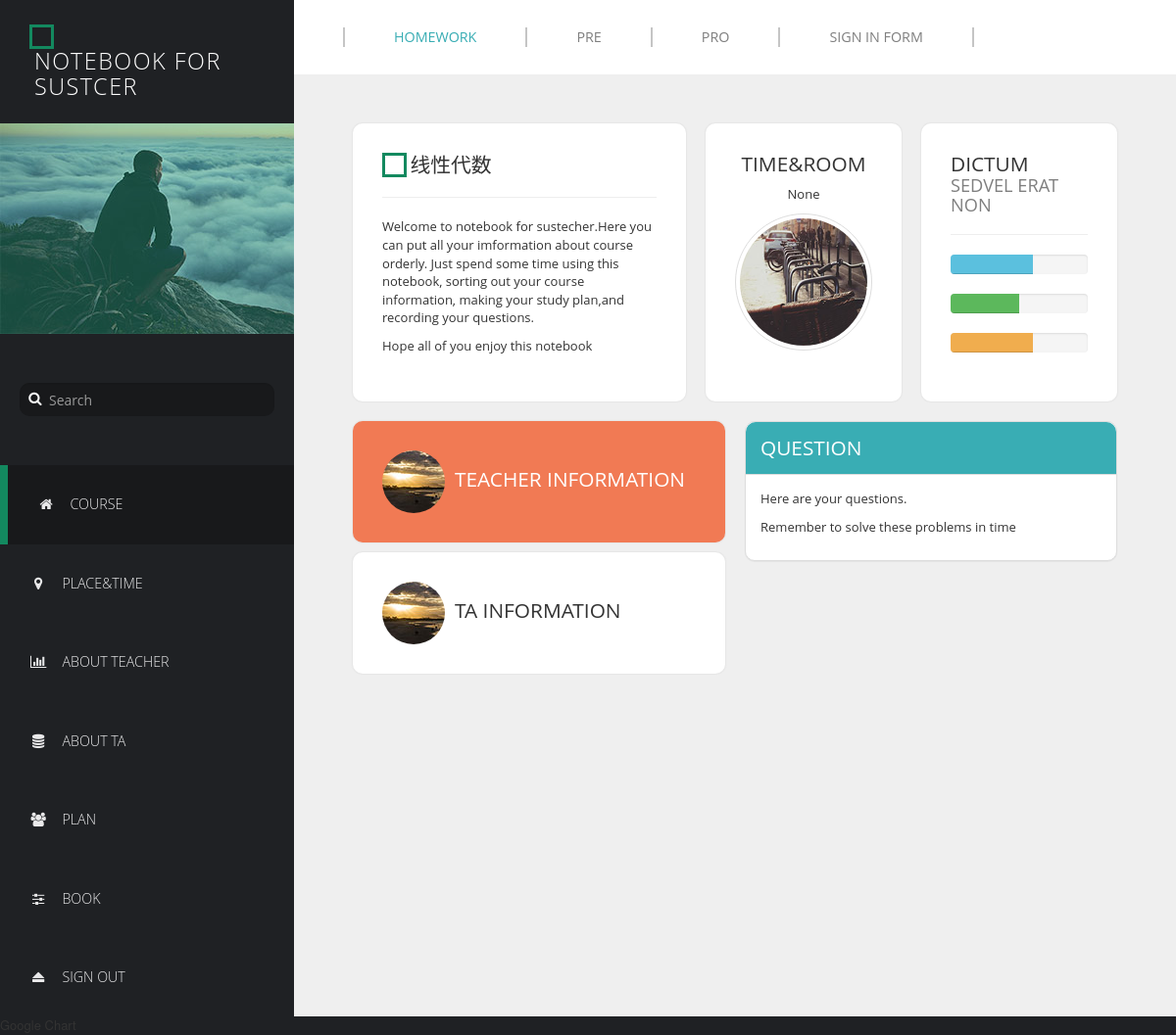
/notebook/course/2/, run on an earlier commit of the app's database.
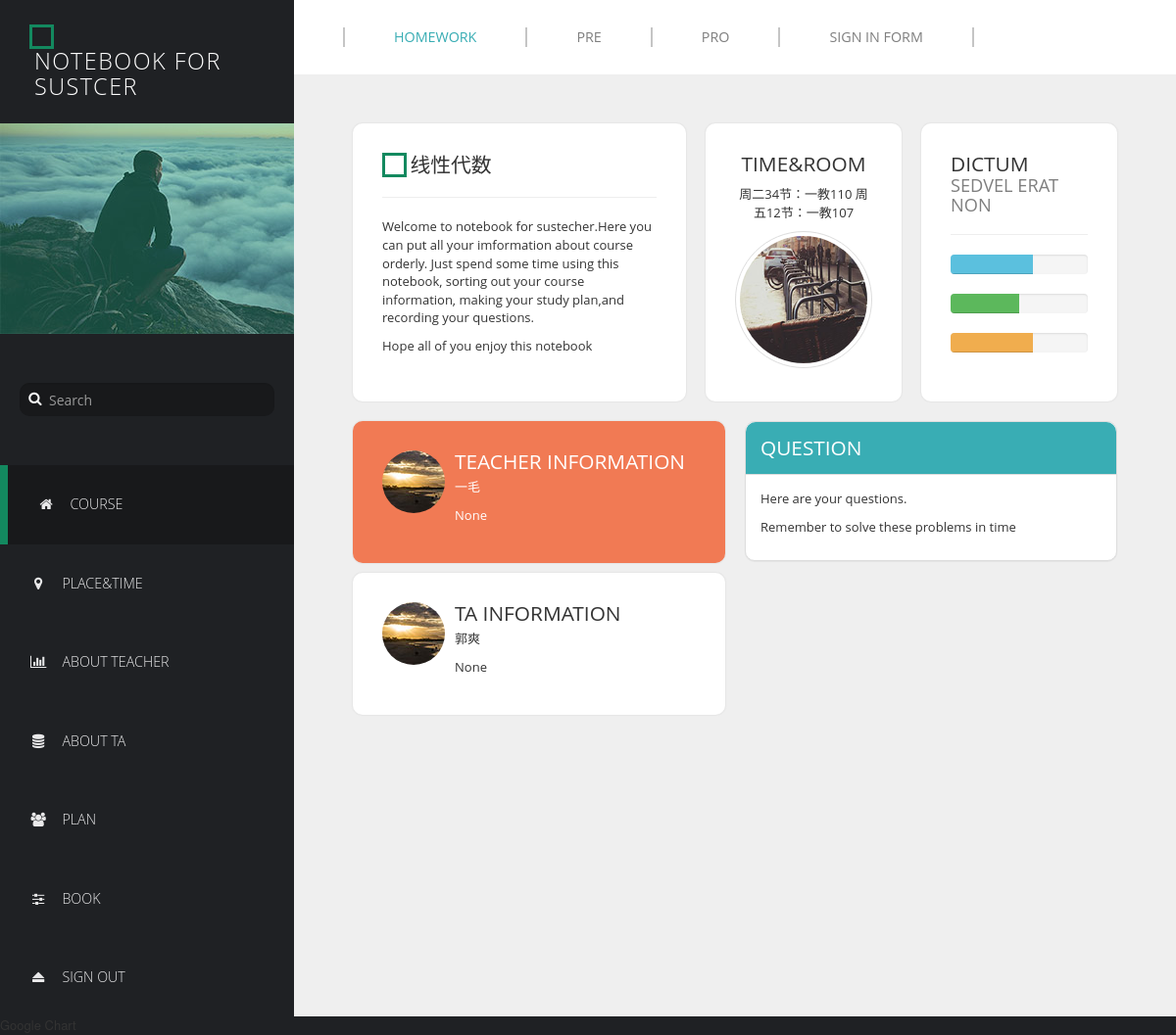
And on a later commit of the database.
### course/models.py (models this page shows, shortened)
class Course(models.Model):
    title = models.CharField(max_length=50)
    place_time = models.TextField(null=True, blank=True)
    tutorial_place_time = models.TextField(null=True, blank=True)
    homework = models.ManyToManyField(Homework, blank=True)
    pre = models.ManyToManyField(Pre, blank=True)
    pro = models.ManyToManyField(Pro, blank=True)
    teacher = models.ManyToManyField(Teacher, blank=True)
    ta = models.ManyToManyField(TA, blank=True)

class Teacher(models.Model):
    name = models.CharField(max_length=50)
    contact_information = models.TextField(blank=True, null=True)
    address = models.CharField(max_length=20, blank=True, null=True)
    reservation = models.DateTimeField(auto_now=False, auto_now_add=False, blank=True, null=True)

class TA(models.Model):
    name = models.CharField(max_length=50)
    contact_information = models.TextField(blank=True, null=True)
    address = models.CharField(max_length=20, null=True, blank=True)
    reservation = models.DateTimeField(auto_now=False, auto_now_add=False, null=True, blank=True)

### course/views.py (the view)
# urls.py: url(r'^course/(?P<course_id>\d+)/$', views.course_detail, name='course'),
def course_detail(request, course_id):
    course = Course.objects.get(pk=course_id)
    return render(request, 'course_detail.html', {'course': course})

### template/course_detail.html (shortened to what this page needs)
{% extends 'course.html' %}
{% load staticfiles %}
{% block content %}
<div class="templatemo-content col-1 light-gray-bg">
          <div class="templatemo-content-container">
              <div class="templatemo-flex-row flex-content-row">
            <div class="templatemo-content-widget white-bg col-2">
              <div class="square"></div>
              <h2 class="templatemo-inline-block">{{ course.title }}</h2><hr>
              <p>Welcome to notebook for sustecher.Here you can put all your imformation about course orderly.
              Just spend some time using this notebook, sorting out your course information, making your
              study plan,and recording your questions.</p>
              <p>Hope all of you enjoy this notebook</p>
            </div>
            <div class="templatemo-content-widget white-bg col-1 text-center">
              <h2 class="text-uppercase">Time&Room</h2>
                <p>{{ course.place_time }}</p>
                <img src="{% static 'seeu/images/bicycle.jpg' %}" alt="Bicycle" class="img-circle img-thumbnail">
            </div>
            <div class="templatemo-content-widget white-bg col-1">
              <h2 class="text-uppercase">Dictum</h2>
              <h3 class="text-uppercase">Sedvel Erat Non</h3><hr>
              <div class="progress">
                <div class="progress-bar progress-bar-info" role="progressbar" aria-valuenow="60" aria-valuemin="0" aria-valuemax="100" style="width: 60%;"></div>
              </div>
              <div class="progress">
                <div class="progress-bar progress-bar-success" role="progressbar" aria-valuenow="60" aria-valuemin="0" aria-valuemax="100" style="width: 50%;"></div>
              </div>
              <div class="progress">
                <div class="progress-bar progress-bar-warning" role="progressbar" aria-valuenow="60" aria-valuemin="0" aria-valuemax="100" style="width: 60%;"></div>
              </div>
            </div>
          </div>
          <div class="templatemo-flex-row flex-content-row">
            <div class="col-1">
              <div class="templatemo-content-widget orange-bg">
                <div class="media">
                  <div class="media-left">
                    <a href="#">
                      <img class="media-object img-circle" src="{% static 'seeu/images/sunset.jpg' %}" alt="Sunset">
                    </a>
                  </div>
                  <div class="media-body">
                    <h2 class="media-heading text-uppercase">Teacher Information</h2>
                      {% for teacher in course.teacher.all %}
                       <p>{{ teacher.name }}</p>
                          <p>{{ teacher.reservation }}</p>
                      {% endfor %}
                  </div>
                </div>
              </div>
              <div class="templatemo-content-widget white-bg">
                <div class="media">
                  <div class="media-left">
                    <a href="#">
                      <img class="media-object img-circle" src="{% static 'seeu/images/sunset.jpg' %}" alt="Sunset">
                    </a>
                  </div>
                  <div class="media-body">
                    <h2 class="media-heading text-uppercase">TA Information</h2>
                    {% for ta in course.ta.all %}
                       <p>{{ ta.name }}</p>
                          <p>{{ ta.reservation }}</p>
                      {% endfor %}
                  </div>
                </div>
              </div>
            </div>
            <div class="col-1">
              <div class="panel panel-default margin-10">
                <div class="panel-heading"><h2 class="text-uppercase">Question</h2></div>
                  <div class="panel-body">
                      <p>Here are your questions.</p>
                      <p>Remember to solve these problems in time</p>
                  </div>
              </div>
              </div>
            </div>
          </div>
        </div>
{% endblock %}

### template/course.html (shortened to what this page needs)
{% load staticfiles %}
<!DOCTYPE html>
<html lang="en">
  <head>
    <link href="{% static 'seeu/css/font-awesome.min.css' %}" rel="stylesheet">
    <link href="{% static 'seeu/css/bootstrap.min.css' %}" rel="stylesheet">
    <link href="{% static 'seeu/css/templatemo-style.css' %}" rel="stylesheet">
  </head>
  <body>
        <div class="templatemo-flex-row">
      <div class="templatemo-sidebar">
        <header class="templatemo-site-header">
          <div class="square"></div>
          <h1>NoteBook For SUSTCER</h1>
        </header>
        <div class="profile-photo-container">
          <img src="{% static 'seeu/images/profile-photo.jpg' %}" alt="Profile Photo" class="img-responsive">
          <div class="profile-photo-overlay"></div>
        </div>
        <form class="templatemo-search-form" role="search">
          <div class="input-group">
              <button type="submit" class="fa fa-search"></button>
              <input type="text" class="form-control" placeholder="Search" name="srch-term" id="srch-term">
          </div>
        </form>
        <nav class="templatemo-left-nav">
          <ul>
            <li><a href="{% url 'home' %}" class="active"><i class="fa fa-home fa-fw"></i>Course</a></li>
              <li><a href="{% url 'time' course.id %}"><i class="fa fa-map-marker fa-fw"></i>Place&Time</a></li>
            <li><a href="{% url 'teacher' course.id %}"><i class="fa fa-bar-chart fa-fw"></i>About Teacher</a></li>
            <li><a href="{% url 'ta' course.id %}"><i class="fa fa-database fa-fw"></i>About TA</a></li>
              <li><a href="{% url 'plan' course.id %}"><i class="fa fa-users fa-fw"></i>PLAN</a></li>
            <li><a href="/"><i class="fa fa-sliders fa-fw"></i>BOOK</a></li>
            <li><a href="/"><i class="fa fa-eject fa-fw"></i>Sign Out</a></li>
          </ul>
        </nav>
      </div>
        <div class="templatemo-content col-1 light-gray-bg">
        <div class="templatemo-top-nav-container">
          <div class="row">
            <nav class="templatemo-top-nav col-lg-12 col-md-12">
              <ul class="text-uppercase">
                <li><a href="{% url 'homework' course.id %}" class="active">homework</a></li>
                <li><a href="{% url 'pre' course.id %}">PRE</a></li>
                <li><a href="{% url 'pro' course.id %}">PRO</a></li>
                <li><a href="/">Sign in form</a></li>
              </ul>
            </nav>
          </div>
        </div>
      {% block content %}
          {% endblock %}
      </div>
    </div>
  </body>
</html>

### static/seeu/css/templatemo-style.css (style rules this page uses)
* { font-family: 'Open Sans', sans-serif; }
body { font-size: 13px; }
body, .templatemo-left-nav { background: #1f2124; }
h1, h2, h3 { margin: 0; }
h2 { font-size: 1.6em; }
h3 { color: #7f7f7f; font-size: 1.4em; }
ul { list-style-type: none; margin: 0; padding: 0; }
nav li { font-size: 1.1em; list-style: none; text-transform: uppercase; }
.templatemo-inline-block { display: inline-block; vertical-align: middle; }
.white-bg { background-color: white; }
.orange-bg { background-color: #F17A54; color: white; }
.light-gray-bg { background-color: #efefef; }
.margin-10 { margin: 10px; }
.templatemo-sidebar { width: 300px; }
.square { width: 25px; height: 25px; border: 3px solid #13895F; display: inline-block; vertical-align: middle; }
.templatemo-site-header { margin: 25px 30px; }
.templatemo-site-header h1 { color: white; display: inline-block; font-size: 1.8em; font-weight: 300; letter-spacing: 1.5px; margin: 0 5px; text-transform: uppercase; vertical-align: middle; }
.profile-photo-container { position: relative; }
.profile-photo-overlay { background-color: rgba(4, 152, 114, 0.35); position: absolute; top: 0; left: 0; width: 100%; height: 100%; transition: all 0.3s ease; }
.templatemo-search-form { font-size: 1.1em; margin: 50px 20px; }
.templatemo-search-form .input-group { width: 100%; }
.templatemo-search-form .input-group .form-control { background-color: #18191b; border: none; border-radius: 10px; color: #DDD; padding-left: 30px; }
.templatemo-search-form .input-group { position: relative; }
.fa-search { height:32px; width:32px; border: none; cursor: pointer; color:white; background:transparent; position:absolute; top: 0; left: 0; z-index: 100; }
.templatemo-left-nav li { font-weight: 300; }
.templatemo-left-nav a.active, .templatemo-left-nav a:hover { background: #18191b; border-left: 8px solid #13895F; }
.templatemo-left-nav a { color: #e9e9ea; display: block; padding: 30px; transition: all 0.3s ease; }
.templatemo-left-nav .fa { margin-right: 15px; }
.templatemo-top-nav-container { background-color: white; padding: 28px 50px; box-shadow: 0px 0px 2px 2px rgba(161, 159, 159, 0.18); }
.templatemo-top-nav li { float: left; list-style: none; }
.templatemo-top-nav a { color: #7f7f7f; display: block; padding: 0 50px; border-left: 2px solid #c5c5c5; }
.templatemo-top-nav li:last-child a { border-right: 2px solid #c5c5c5; }
.templatemo-top-nav a:hover, .templatemo-top-nav a.active { color: #39ADB4; }
.templatemo-content { margin-top: 0px; min-height: 600px; padding: 0; overflow-x: hidden; }
.templatemo-content-container { padding: 40px 50px; }
.templatemo-flex-row { display: -webkit-flex; display: -ms-flexbox; display: flex; }
.col-1 { -webkit-flex: 1; -ms-flex: 1; flex: 1; }
.col-2 { -webkit-flex: 2; -ms-flex: 2; flex: 2; }
.templatemo-content-widget { border-radius: 10px; padding: 30px; position: relative; margin: 10px; box-shadow: 0px 0px 1px 1px rgba(161, 159, 159, 0.1); }
.progress { display: block; }
.panel-default>.panel-heading { background-color: #39ADB4; border-top-left-radius: 10px; border-top-right-radius: 10px; color: white; padding: 15px; }
.panel { border-radius: 10px; }
.media { margin-top: 0; }
.media-body { vertical-align: middle; }
@media only screen and (min-width: 768px) { .templatemo-left-nav { display: block !important; } }

What changed in the data, as far as the page shows it:
changed Course "线性代数": place_time "None" → "周二34节：一教110 周五12节：一教107"
added Teacher: name "一毛", reservation "None"
added TA: name "郭爽", reservation "None"
